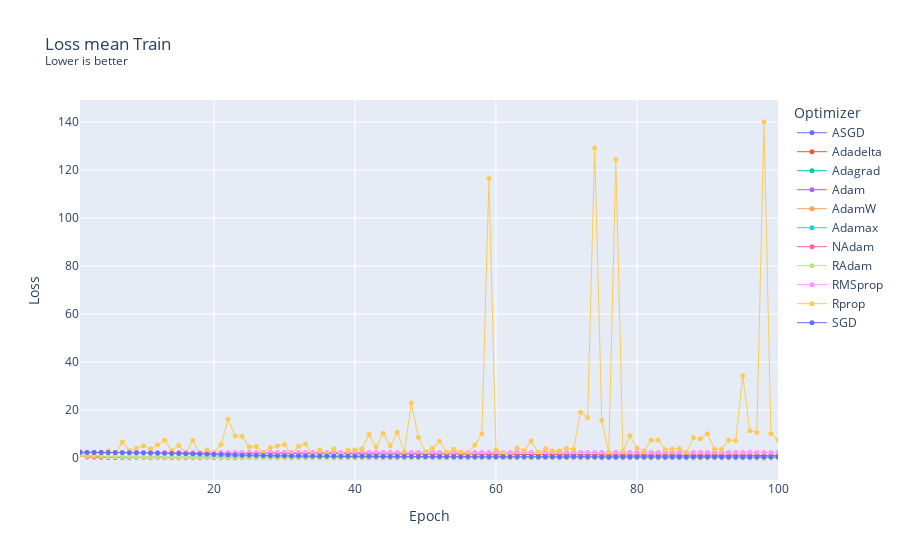

Here is the notebook cell this chart was saved with:
### Code cell
plot_summary(
    summaries,
    "Loss_mean_Train"
)
